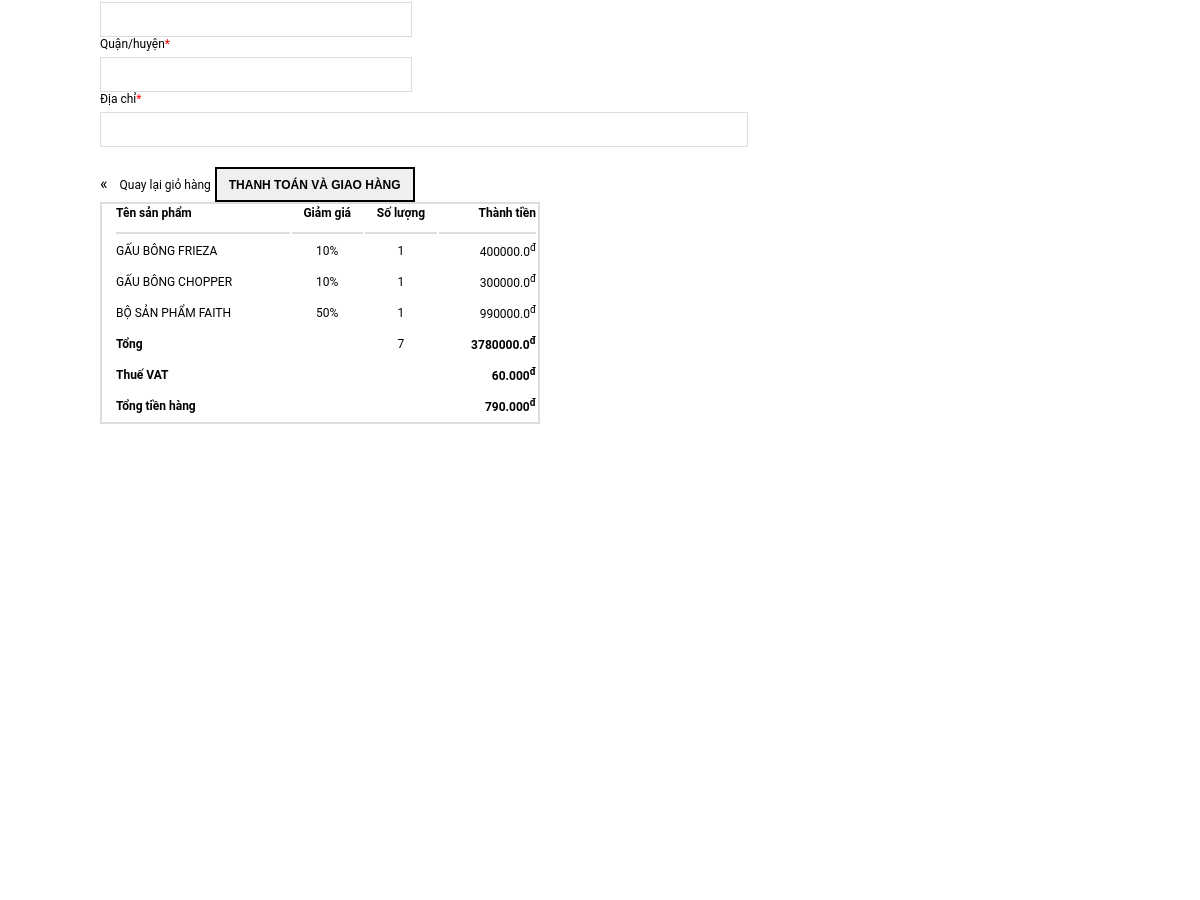
The app's page /delivery/ (signed in, middle part), older data.
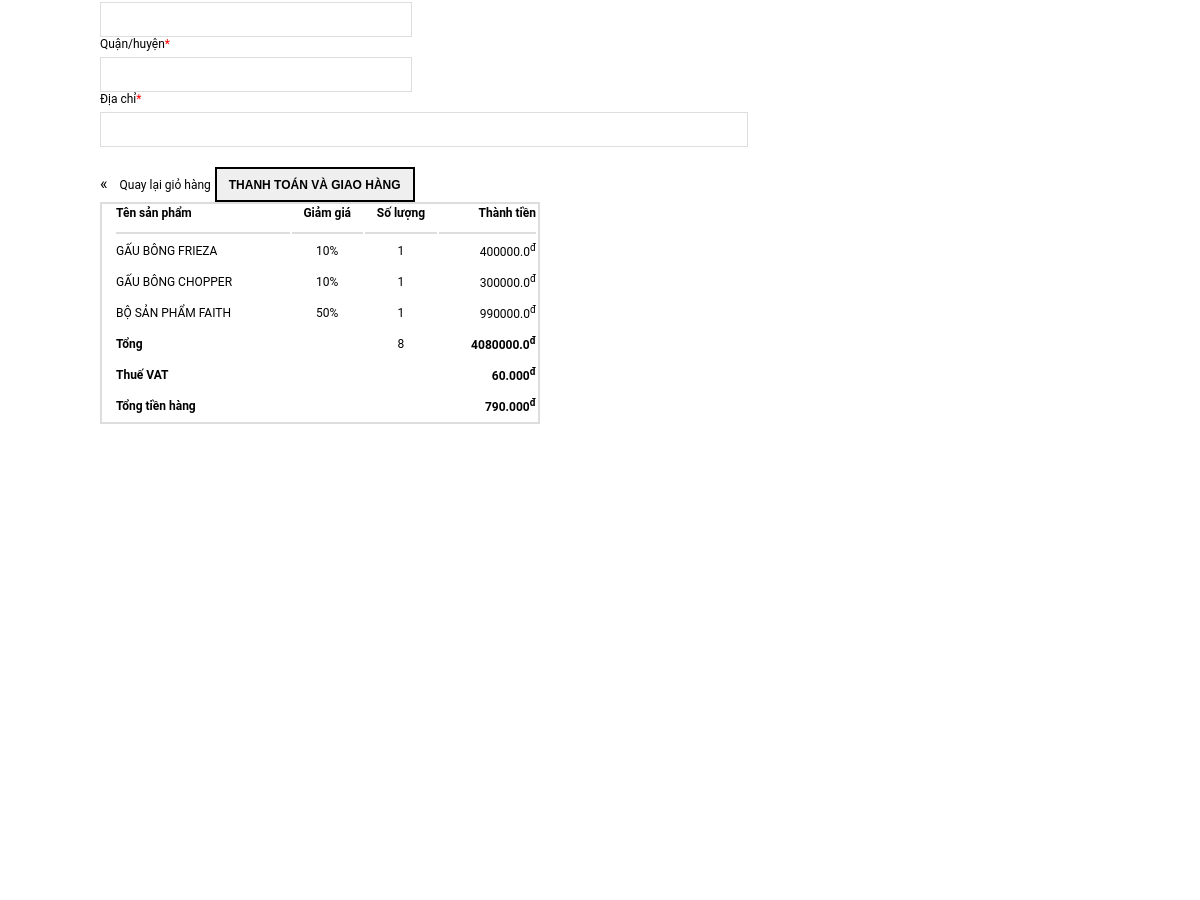
The same page, newer data.
### my_app/models.py (models this page shows, shortened)
class Order(models.Model):
    customer = models.ForeignKey(Customer, on_delete=models.SET_NULL,blank=True,null=True)
    date_order = models.DateTimeField(auto_now_add=True)
    complete = models.BooleanField(default = False,null=True,blank=False)
    transaction_id = models.CharField(max_length=200,null=True)
    @property
    def get_cart_item(self):
        orderitems = self.orderitem_set.all()
        total = sum([item.quantity for item in orderitems])
        return total
    @property
    def get_cart_total(self):
        orderitems = self.orderitem_set.all()
        total = sum([item.get_total for item in orderitems])
        return total

class OrderItem(models.Model):
    product = models.ForeignKey(Product, on_delete=models.SET_NULL,blank=True,null=True)
    order = models.ForeignKey(Order, on_delete=models.SET_NULL, blank=True, null=True)
    quantity = models.IntegerField(default=0,null=True,blank=True)
    date_added = models.DateTimeField(auto_now_add=True)
    @property
    def get_total(self):
        total = self.product.price * self.quantity
        return total

class Product(models.Model):
    ID = models.IntegerField(primary_key=True)
    category = models.ManyToManyField(Category,related_name="product")
    name = models.CharField(max_length=200, null=True)
    price = models.FloatField()
    categy = models.CharField(max_length=200,null=True)
    sell = models.IntegerField()
    image = models.ImageField(null=True,blank=True)
    sale = models.IntegerField(null=True)

### my_app/views.py (the view)
# urls.py: path('delivery/',views.delivery, name='delivery'),
def delivery(request):
    if request.user.is_authenticated:
        customer = request.user.customer
        order, created = Order.objects.get_or_create(customer=customer, complete=False)
        items = order.orderitem_set.all()
    else:
        items = []
        order = {'get_cart_item': 0, 'get_cart_total': 0}
    context = {'items': items, 'order': order}
    return render(request, 'html/delivery.html', context)

### my_app/templates/html/delivery.html (shortened to what this page needs)
{% extends 'html/base.html' %}
{% load static %}
{% block delivery_content %}
<head>
    <link rel="stylesheet" href="{% static 'assets/delivery.css' %}">
</head>
<section class="delivery-cart">
    <div class="container">
        <div class="delivery-content row">
            <div class="delivery-content-left">
                <div class="delivery-content-left-input-top row">
                    <div class="delivery-content-left-input-top-item">
                        <input type="text">
                    </div>
                    <div class="delivery-content-left-input-top-item">
                        <label >Quận/huyện<span style="color:red">*</span></label>
                        <input type="text">
                    </div>
                </div>
                <div class="delivery-content-left-input-bottom">
                    <label >Địa chỉ<span style="color:red">*</span></label>
                    <input type="text">
                </div>
                <div class="delivery-content-left-button row">
                    <a><span>&#171;</span><p>Quay lại giỏ hàng</p></a>
                    <button><p style="font-weight: bold;">THANH TOÁN VÀ GIAO HÀNG</p></button>
                </div>
            </div>
            <div class="delivery-content-right">
                <table>
                    <tr>
                        <th>Tên sản phẩm</th>
                        <th>Giảm giá</th>
                        <th>Số lượng</th>
                        <th>Thành tiền</th>
                    </tr>
                    {% for item in items %}
                    <tr>
                        <td>{{item.product.name}}</td>
                        <td>{{item.product.sale}}%</td>
                        <td>1</td>
                        <td><p>{{item.product.price}}<sup>đ</sup></p></td>
                    </tr>
                    {% endfor %}
                    <tr>
                        <td style="font-weight: bold;" colspan="2">Tổng</td>
                        <td>{{order.get_cart_item}}</td>
                        <td style="font-weight: bold;"><p>{{order.get_cart_total}}<sup>đ</sup></p></td>
                    </tr>
                    <tr>
                        <td style="font-weight: bold;" colspan="3">Thuế VAT</td>
                        <td style="font-weight: bold;"><p>60.000<sup>đ</sup></p></td>
                    </tr>
                    <tr>
                        <td style="font-weight: bold;" colspan="3">Tổng tiền hàng</td>
                        <td style="font-weight: bold;"><p>790.000<sup>đ</sup></p></td>
                    </tr>
                </table>
            </div>
        </div>
    </div>
</section>
{% endblock delivery_content %}

Row changes from the older to the newer data that the page shows:
changed through a linked row, Order: get_cart_item "7" → "8"; get_cart_total "3780000.0" → "4080000.0"
